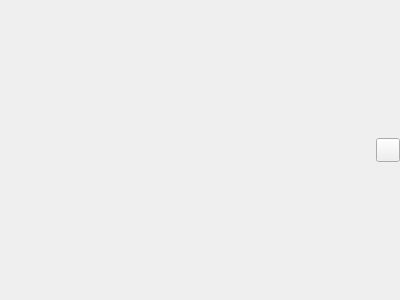
<?xml version="1.0" encoding="UTF-8"?>
<ui version="4.0">
 <class>UiColorEdit</class>
 <widget class="QWidget" name="UiColorEdit">
  <property name="geometry">
   <rect>
    <x>0</x>
    <y>0</y>
    <width>400</width>
    <height>300</height>
   </rect>
  </property>
  <layout class="QHBoxLayout" name="horizontalLayout" stretch="1,0">
   <property name="spacing">
    <number>0</number>
   </property>
   <property name="leftMargin">
    <number>0</number>
   </property>
   <property name="topMargin">
    <number>0</number>
   </property>
   <property name="rightMargin">
    <number>0</number>
   </property>
   <property name="bottomMargin">
    <number>0</number>
   </property>
   <item>
    <widget class="QWidget" name="widget" native="true"/>
   </item>
   <item>
    <widget class="QPushButton" name="pb_reset">
     <property name="maximumSize">
      <size>
       <width>24</width>
       <height>24</height>
      </size>
     </property>
     <property name="text">
      <string/>
     </property>
    </widget>
   </item>
  </layout>
 </widget>
 <resources/>
 <connections/>
</ui>
